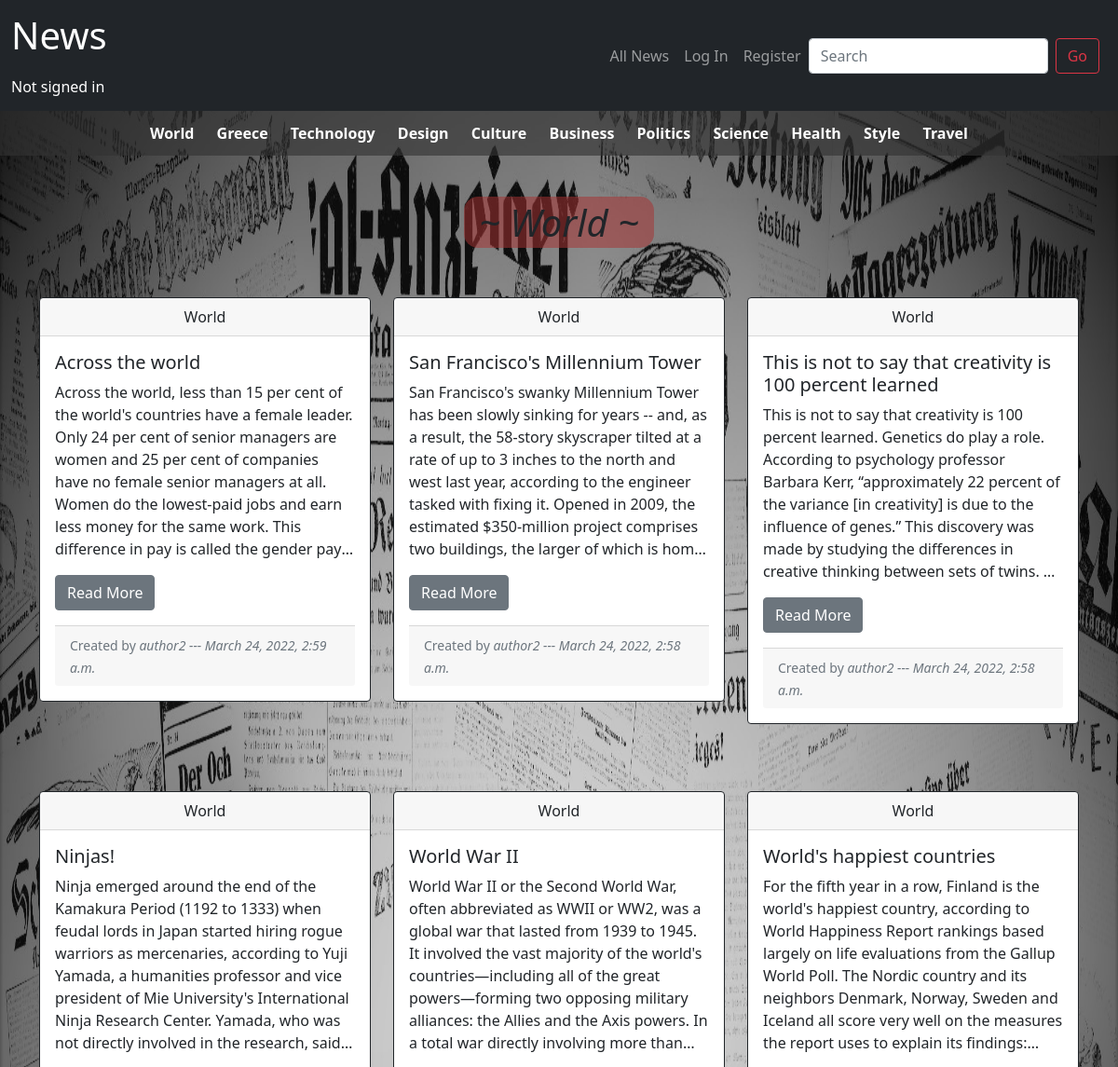
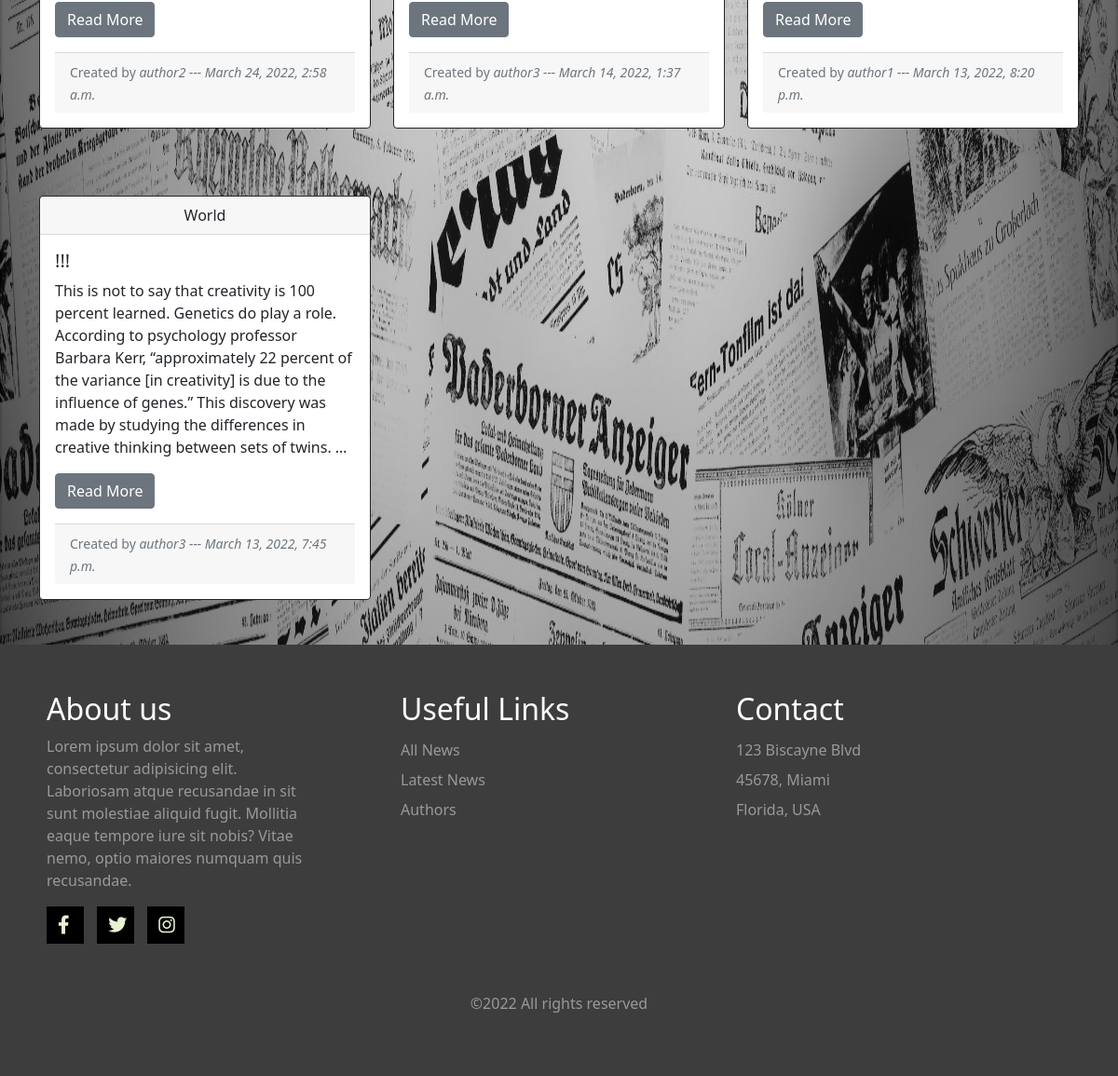
Screenshot of /categories/1 with the database file from the repository (2 pictures, top to bottom).
### news/models.py (models this page shows, shortened)
class Category(models.Model):
    category = models.CharField(max_length=16)
    def __str__(self):
        return f"{self.category}"

class Article(models.Model):
    title = models.CharField(max_length=200)
    author = models.ForeignKey(Author, related_name="author", on_delete=models.CASCADE)
    content = models.TextField(max_length=5000)
    created = models.DateTimeField(auto_now_add=True)
    category = models.ForeignKey(Category, on_delete=models.CASCADE, blank=True, null=True)
    published = models.BooleanField(default=False)
    class Meta:
        ordering = ['-created']

class Author(models.Model):
    name = models.ForeignKey(User, related_name="name_author", on_delete=models.CASCADE)
    note = models.CharField(max_length=1000)
    image = models.ImageField(upload_to='news/static/images/', blank=True, null=True)

### news/views.py (the view)
# urls.py: path("categories/<str:category_id>", views.category_view, name='category'),
def category_view(request, category_id):
    article = Article.objects.filter(category=category_id, published=True)
    articlesNum = len(article)
    paginator = Paginator(article,15)
    page_number = request.GET.get('page')
    articles = paginator.get_page(page_number)
    context = { 'articles': articles,
                'articlesNum': articlesNum,
                'title': f"{Category.objects.get(id=category_id).category}"
                }
    return render(request, "news/articles.html", context)

### news/templates/news/articles.html (shortened to what this page needs)
{% extends "news/layout.html" %}
{% block body %}
<div class="container my-5">
    <h1 class="text-center mt-3"><i><span class="px-3" style="background-color: rgba(168, 52, 52, 0.534);border-radius: 15px;">~ {{ title }} ~</span></i></h1>
    <div class="row row-cols-1 row-cols-md-3 g-4">
        {% for article in articles %}
        <div class="col">
            <div class="card border-dark mt-5">
                <div class="card-header text-center">{{ article.category }}</div>
                <div class="card-body text-dark">
                    <h5 class="card-title">{{ article.title }}</h5>
                    <p class="card-text article content">{{ article.content }}</p>
                    <a href="{% url 'article' article.title %}" class="btn btn-secondary mb-3">Read More</a>
                    <div class="card-footer">
                        <small class="text-muted">Created by <i>{{ article.author.name }} </i></small>
                        <small class="text-muted text-end"><i>--- {{ article.created }}</i></small>
                    </div>
                </div>
            </div>
        </div>
        {% empty %}
        <div class="container justify-content-center">
            <h1 class="text-center mt-5" style="padding: 10vh 0px 20vh 0px;color: rgb(206, 47, 47);text-shadow: 3px 3px rgb(255, 255, 255);"><b>No current articles</b></h1>
        </div>
        {% endfor %}
    </div>
</div>
{% endblock %}

### news/static/news/styles.css (style rules this page uses)
.main-page { background-image: url('../images/newsbg1.jpg'); background-repeat: no-repeat; background-attachment: fixed; background-size: 100% 100%; }
.article { width: 100%; overflow: hidden; }
.content { display: -webkit-box; -webkit-line-clamp: 8; -webkit-box-orient: vertical; }

### rows the page displays
Category: category "World"
Article: category "World", title "Across the world", content "Across the world, less than 15 per cent of the world's countries have a female leader. Only 24 per cent of senior managers are women and 25 per cent of companies have no female senior managers at all. Women do the lowest-paid jobs and earn less money for the same work. This difference in pay is called the gender…", author.name "author2", created "March 24, 2022, 2:59 a.m."
Article: category "World", title "San Francisco's Millennium Tower", content "San Francisco's swanky Millennium Tower has been slowly sinking for years -- and, as a result, the 58-story skyscraper tilted at a rate of up to 3 inches to the north and west last year, according to the engineer tasked with fixing it. Opened in 2009, the estimated $350-million project comprises two buildings, the larger of which is…", author.name "author2", created "March 24, 2022, 2:58 a.m."
Article: category "World", title "This is not to say that creativity is 100 percent learned", content "This is not to say that creativity is 100 percent learned. Genetics do play a role. According to psychology professor Barbara Kerr, “approximately 22 percent of the variance [in creativity] is due to the influence of genes.” This discovery was made by studying the differences in creative thinking between sets of twins.…", author.name "author2", created "March 24, 2022, 2:58 a.m."
Article: category "World", title "Ninjas!", content "Ninja emerged around the end of the Kamakura Period (1192 to 1333) when feudal lords in Japan started hiring rogue warriors as mercenaries, according to Yuji Yamada, a humanities professor and vice president of Mie University's International Ninja Research Center. Yamada, who was not directly involved in the research,…", author.name "author2", created "March 24, 2022, 2:58 a.m."
Article: category "World", title "World War II", content "World War II or the Second World War, often abbreviated as WWII or WW2, was a global war that lasted from 1939 to 1945. It involved the vast majority of the world's countries—including all of the great powers—forming two opposing military alliances: the Allies and the Axis powers. In a total war directly involving more…", author.name "author3", created "March 14, 2022, 1:37 a.m."
Article: category "World", title "World's happiest countries", content "For the fifth year in a row, Finland is the world's happiest country, according to World Happiness Report rankings based largely on life evaluations from the Gallup World Poll. The Nordic country and its neighbors Denmark, Norway, Sweden and Iceland all score very well on the measures the report uses to explain its…", author.name "author1", created "March 13, 2022, 8:20 p.m."
Article: category "World", title "!!!", content "This is not to say that creativity is 100 percent learned. Genetics do play a role. According to psychology professor Barbara Kerr, “approximately 22 percent of the variance [in creativity] is due to the influence of genes.” This discovery was made by studying the differences in creative thinking between sets of twins.…", author.name "author3", created "March 13, 2022, 7:45 p.m."
